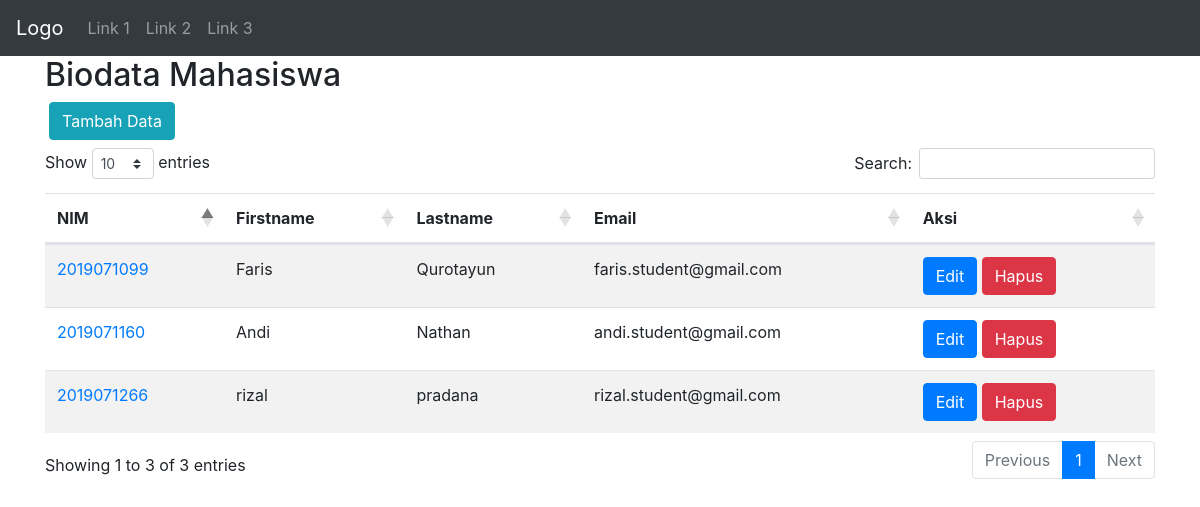
Page /viewall.php on the committed database.
### tables this page shows
CREATE TABLE `datamahasiswa` (
  `nim` int(15) NOT NULL,
  `namaDepan` varchar(15) NOT NULL,
  `namaBelakang` varchar(15) DEFAULT NULL,
  `email` varchar(30) DEFAULT NULL
);

### viewall.php (the view, shortened to what this page needs)
<?php
include "koneksi.php";
?>
<!DOCTYPE html>
<html lang="en">
<head>
  <link rel="stylesheet" href="https://maxcdn.bootstrapcdn.com/bootstrap/4.5.2/css/bootstrap.min.css">
  <link rel="stylesheet" href="https://cdn.datatables.net/1.11.3/css/dataTables.bootstrap4.min.css">
</head>
<body>
<?php include_once "menu.php"; ?>
<div class="container">
  <h2>Biodata Mahasiswa</h2>
  <div class="row mb-2">
  <div class="col-sm-12">
    <span class="m-1">
    <a href="tambah.php" class="btn btn-info" role="button">Tambah Data</a>
    </span>
  </div>
</div>
  <table id="example" class="table table-striped">
    <thead>
      <tr>
        <th>NIM</th>
        <th>Firstname</th>
        <th>Lastname</th>
        <th>Email</th>
        <th>Aksi</th>
      </tr>
    </thead>
    <tbody>
      <?php
        $strSQL = "SELECT * FROM datamahasiswa";
        $exeStrSQL = mysqli_query($con, $strSQL);
        if (mysqli_num_rows($exeStrSQL) > 0) {
          while ($row = mysqli_fetch_assoc($exeStrSQL)) {
      ?>
      <tr>
        <td><a href="view.php"><?php echo $row["nim"] ?></a></td>
        <td><?php echo $row["namaDepan"] ?></td>
        <td><?php echo $row["namaBelakang"] ?></td>
        <td><?php echo $row["email"] ?></td>
        <td>
          <button type="button" class="btn btn-primary">Edit</button>
          <button type="button" class="btn btn-danger">Hapus</button>
        </td>
      </tr>
      <?php
        }
      }
      ?>
    </tbody>
  </table>
</div>
</body>
</html>

### menu.php
<nav class="navbar navbar-expand-sm bg-dark navbar-dark">
  <a class="navbar-brand" href="#">Logo</a>
  <ul class="navbar-nav">
    <li class="nav-item">
      <a class="nav-link" href="#">Link 1</a>
    </li>
    <li class="nav-item">
      <a class="nav-link" href="#">Link 2</a>
    </li>
    <li class="nav-item">
      <a class="nav-link" href="#">Link 3</a>
    </li>
  </ul>
</nav>

### rows in the picture
datamahasiswa: nim "2019071099", namaDepan "Faris", namaBelakang "Qurotayun", email "faris.student@gmail.com"
datamahasiswa: nim "2019071160", namaDepan "Andi", namaBelakang "Nathan", email "andi.student@gmail.com"
datamahasiswa: nim "2019071266", namaDepan "rizal", namaBelakang "pradana", email "rizal.student@gmail.com"
